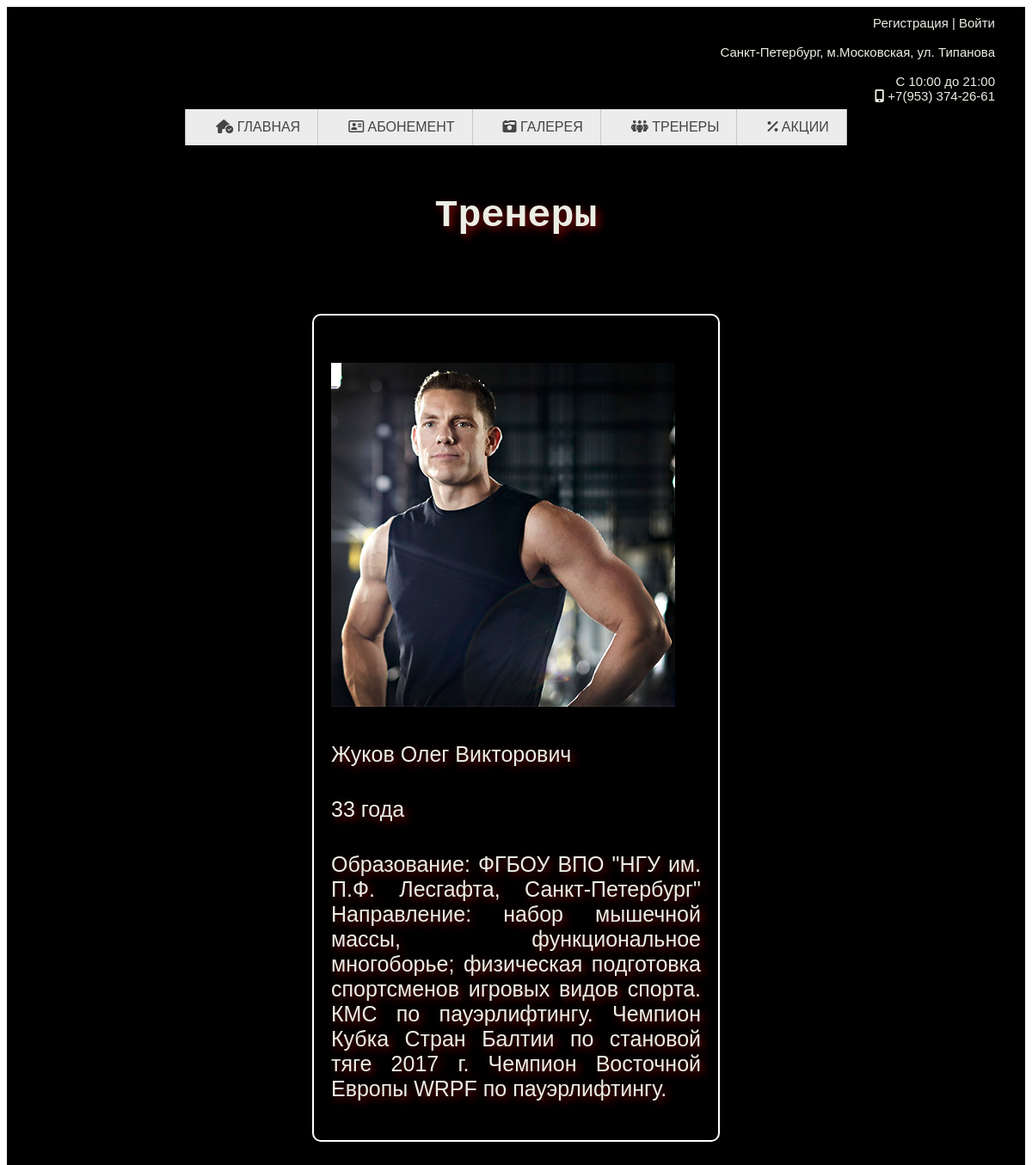
/trainer/zhukov-oleg-viktorovich, run on the app's committed database.
### Gym_at_the_Moscow/models.py (models this page shows, shortened)
class Trainer(models.Model):
    full_name = models.CharField("ФИО", max_length=40)
    age = models.IntegerField("Возраст", null=True)
    phone = models.CharField("Телефон", max_length=12, validators=[mobile_validate])
    trainer_email = models.EmailField("Почта", blank=True)
    time_create = models.DateTimeField("Регистрация", auto_now=True)
    about_trainer = models.TextField("О тренере", max_length=2000, blank=True)
    photo = models.ImageField(upload_to="trainer/", default=None, null=True, blank=True, verbose_name='Фото')
    slug = models.SlugField(max_length=100, unique=True, db_index=True, verbose_name="URL")
    class Meta:
        verbose_name = "Тренер"
        verbose_name_plural = "Тренеры"

### Gym_at_the_Moscow/views.py (the view)
# urls.py: path('trainer/<slug:slug_trainer>', views.slug_func, name='slug-name'),
def slug_func(request, slug_trainer):
    train = get_object_or_404(Trainer, slug=slug_trainer)
    return render(request, 'Gym_at_the_Moscow/full_name.html', {'train': train})

### Gym_at_the_Moscow/templates/Gym_at_the_Moscow/full_name.html (shortened to what this page needs)
{% extends 'base.html' %}
{% load static %}
{% block css_additional %}
<link rel="stylesheet" href="{% static 'Gym_at_the_Moscow/css/all.min.css' %}">
<link rel="stylesheet" href="{% static 'Gym_at_the_Moscow/css/style.css'%}">
{% endblock %}
{% block content %}
<section class="head">
    <div class="head_container">
        {% include 'includes/navbar.html' %}
            <h2> Тренеры </h2>
        <div class="center">
             <div class="block_tr">
                <div style="padding: 10px 10px 10px 10px; box-sizing: border-box;">
                    <p><img src="{{train.photo.url}}"></p>
                    <p>{{train.full_name}}</p>
                    <p>{{train.age}} года</p>
                    <p>{{train.about_trainer }}</p>
                </div>
            </div>
        </div>
    </div>
</section>
{% endblock %}

### static/css/base.css (style rules this page uses)
html { background-color: white; }

### Gym_at_the_Moscow/static/Gym_at_the_Moscow/css/style.css (style rules this page uses)
body { background: black; }
h2 { color: #ebeee4; text-align: center; font-family: "Andale Mono", AndaleMono, monospace; font-size:45px; border-top: 20px solid #000000; text-shadow: 4px 4px 10px #750606; }
p { color: #ebeee4; font-family: Arial; text-align: center; font-style: normal; font-weight: bold; font-weight:normal; font-size: 25px; max-width: 100%; padding-top: 10px; }
.block_tr p { color: #ebeee4; text-shadow: 4px 4px 10px #750606; text-align: justify; font-family: arial; font-weight: normal; font-size: 25px; max-width: 100%; padding-top: 10px; }
.block_tr { border: 2px white solid; border-radius: 10px; padding: 10px; width: 450px; max-width: 100%; margin: 50px; object-fit: contain; display: inline-block; }
.center { display: flex; justify-content: center; }
.head_container { max-width: 1200px; margin: 0 auto; padding: 0 15px; }

### data on the page
Trainer: photo (picture), full_name "Жуков Олег Викторович", age "33", about_trainer "Образование: ФГБОУ ВПО \"НГУ им. П.Ф. Лесгафта, Санкт-Петербург\" Направление: набор мышечной массы, функциональное многоборье; физическая подготовка спортсменов игровых видов спорта. КМС по пауэрлифтингу. Чемпион Кубка Стран Балтии по становой тяге 2017 г. Чемпион Восточной Европы WRPF по пауэрлифтингу."
